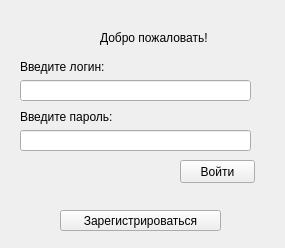
<?xml version="1.0" encoding="UTF-8"?>
<ui version="4.0">
 <class>Form</class>
 <widget class="QWidget" name="Form">
  <property name="geometry">
   <rect>
    <x>0</x>
    <y>0</y>
    <width>285</width>
    <height>248</height>
   </rect>
  </property>
  <property name="windowTitle">
   <string>Form</string>
  </property>
  <widget class="QLabel" name="label">
   <property name="geometry">
    <rect>
     <x>100</x>
     <y>30</y>
     <width>111</width>
     <height>16</height>
    </rect>
   </property>
   <property name="text">
    <string>Добро пожаловать!</string>
   </property>
  </widget>
  <widget class="QWidget" name="layoutWidget">
   <property name="geometry">
    <rect>
     <x>20</x>
     <y>110</y>
     <width>231</width>
     <height>41</height>
    </rect>
   </property>
   <layout class="QVBoxLayout" name="verticalLayout_2">
    <item>
     <widget class="QLabel" name="label_3">
      <property name="text">
       <string>Введите пароль:</string>
      </property>
     </widget>
    </item>
    <item>
     <widget class="QLineEdit" name="lineEdit_2"/>
    </item>
   </layout>
  </widget>
  <widget class="QPushButton" name="pushButton">
   <property name="geometry">
    <rect>
     <x>60</x>
     <y>210</y>
     <width>161</width>
     <height>21</height>
    </rect>
   </property>
   <property name="text">
    <string>Зарегистрироваться</string>
   </property>
  </widget>
  <widget class="QPushButton" name="pushButton_2">
   <property name="geometry">
    <rect>
     <x>180</x>
     <y>160</y>
     <width>75</width>
     <height>23</height>
    </rect>
   </property>
   <property name="text">
    <string>Войти</string>
   </property>
  </widget>
  <widget class="QWidget" name="">
   <property name="geometry">
    <rect>
     <x>20</x>
     <y>60</y>
     <width>231</width>
     <height>41</height>
    </rect>
   </property>
   <layout class="QVBoxLayout" name="verticalLayout">
    <item>
     <widget class="QLabel" name="label_2">
      <property name="text">
       <string>Введите логин:</string>
      </property>
     </widget>
    </item>
    <item>
     <widget class="QLineEdit" name="lineEdit">
      <property name="autoFillBackground">
       <bool>true</bool>
      </property>
     </widget>
    </item>
   </layout>
  </widget>
 </widget>
 <resources/>
 <connections/>
</ui>
